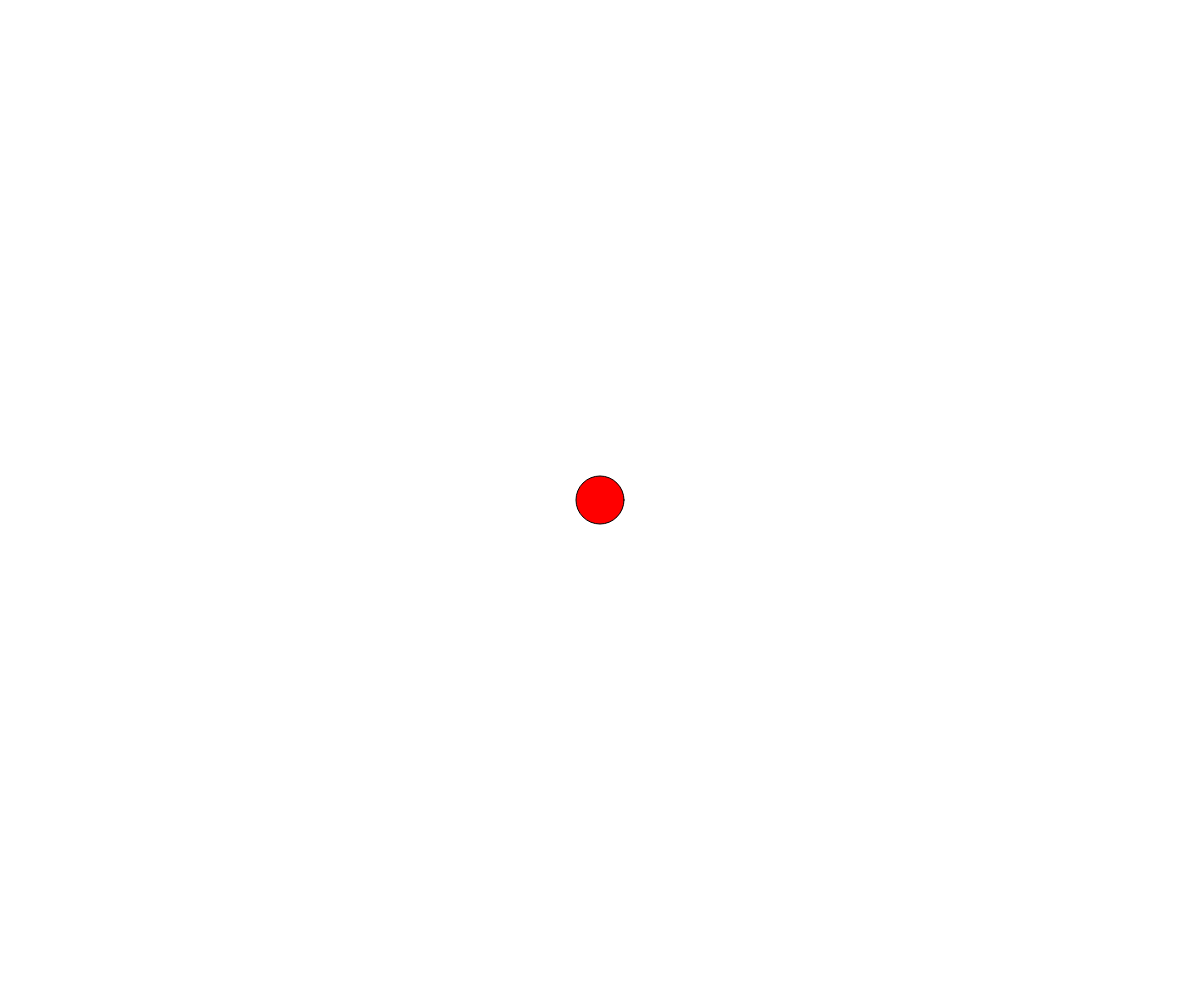
Frame 1 (no input)
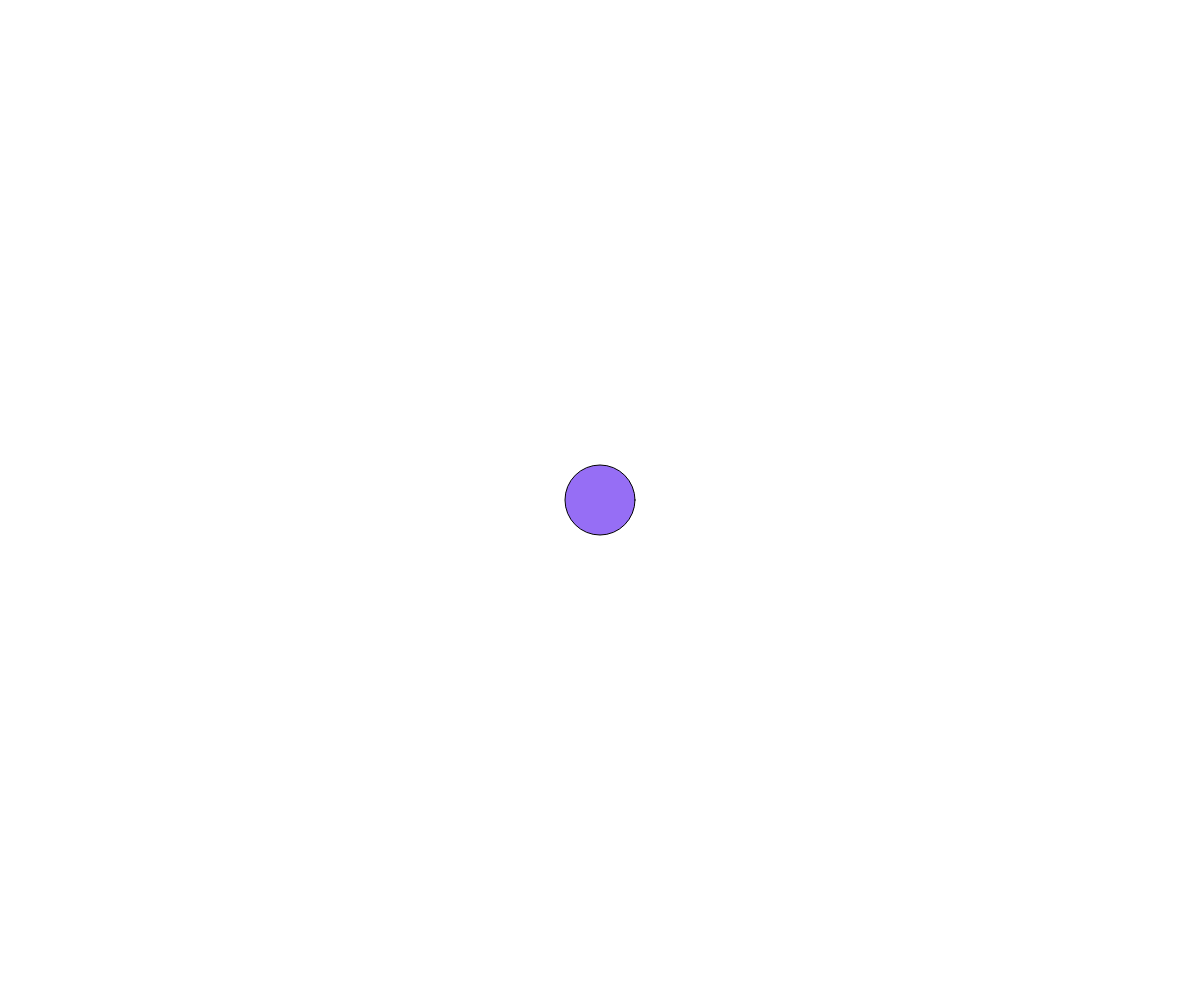
Frame 60 (no input)
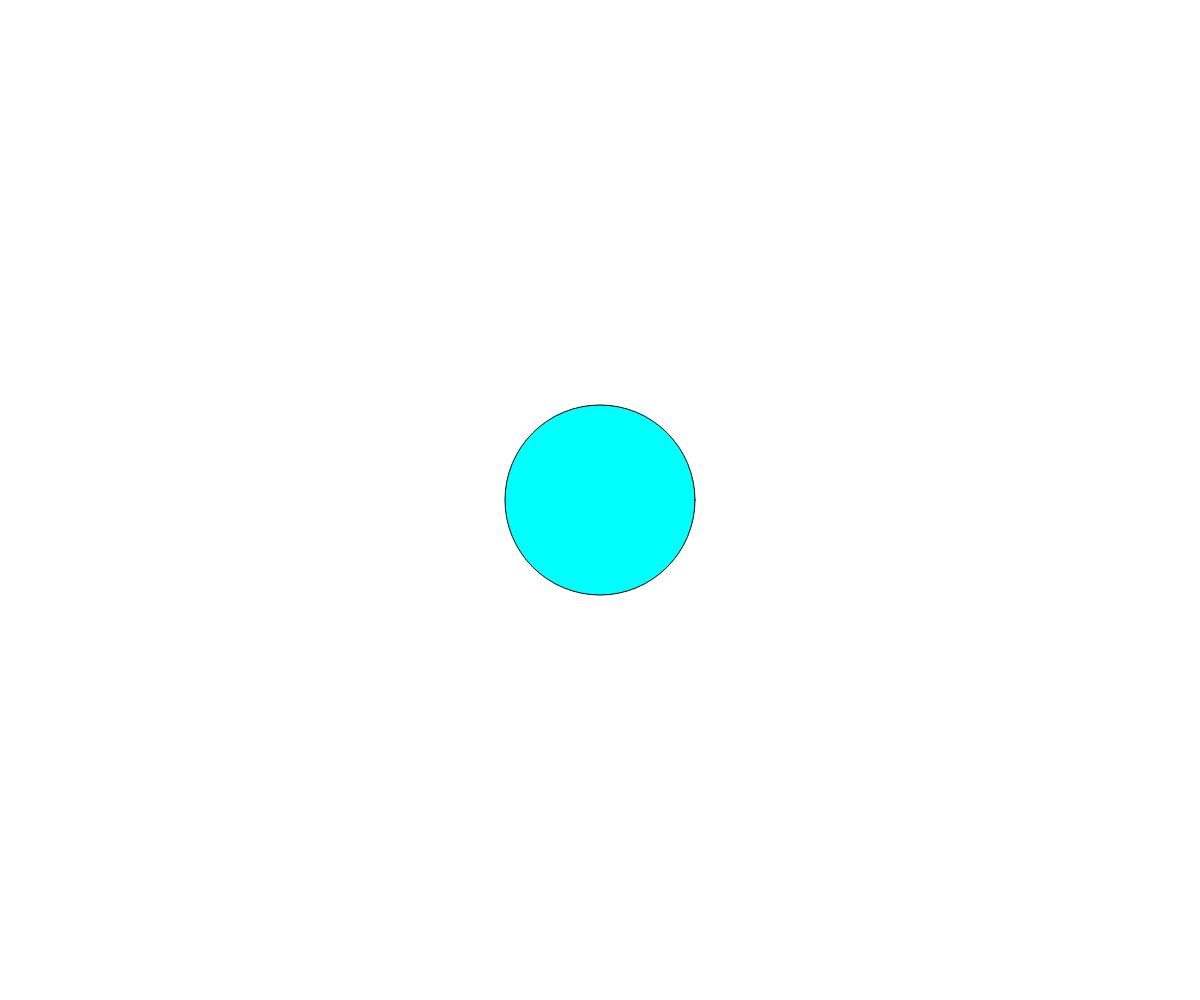
Frame 120 (the mouse pressed at the canvas centre since frame 60)

The p5.js sketch that drew these frames (run headless with seeded random() and noise() and a simulated clock; from frame 60 on, the mouse is pressed at the canvas centre):

// p5.js sketch
// ── sketch.js
// State variables
// Daniel
// Sept 25,2024

//Global variables
let currentColor = 0;    //0,1,2
let circleSize =50; 
let myColor ;
let growing = false;  //2-state (true/false)

function setup() {
  createCanvas(windowWidth, windowHeight);
  myColor = color(150,110,245)
}

function draw() {
  background(255);

  // circle code- fill value
  switch(currentColor){
    case 0:
      fill(255,0,0);   break;
    case 1:
      fill(myColor);  break;
    case 2:
      fill(0,255,255);  break;

  }

  //circle: change the color state (variable)
  if (frameCount % 50 === 0) {

  currentColor ++;
  if (currentColor>2) currentColor=0;
  }

  //circle: modify size 
  if(growing)circleSize += 2;
  else circleSize -=2


  //circle 
  circle(width/2,height/2,circleSize)


}

function keyPressed() {
  // called automatically when a key is pressed
  if(key==="a") {
    growing= !growing;
  }

}
